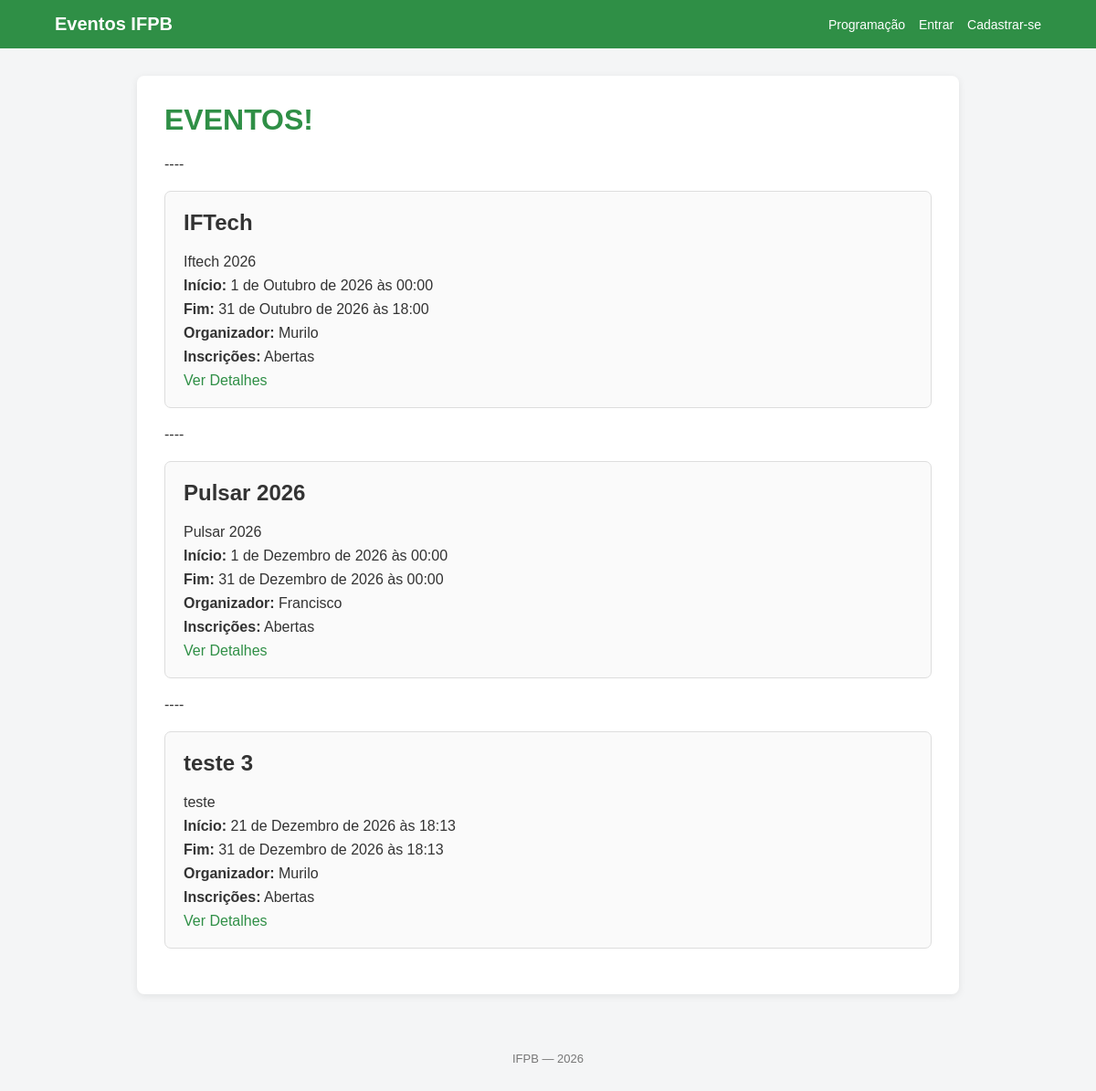
/programacao, run on the app's committed database.
### eventos/models.py (models this page shows, shortened)
class Evento(models.Model):
    nome = models.CharField(max_length=200)
    descricao = models.TextField(blank=True)
    inicio = models.DateTimeField()
    fim = models.DateTimeField()
    inscricoes_abertas = models.BooleanField(default=True)
    organizador = models.ForeignKey(
        settings.AUTH_USER_MODEL,
        on_delete=models.CASCADE,
        related_name="eventos_organizados"
    )

### eventos/views.py (the view)
# urls.py: path('programacao', views.programacao, name='programacao'),
def programacao(request):
    eventos = Evento.objects.all()
    return render(request, 'eventos/programacao.html', {'eventos': eventos})

### eventos/templates/eventos/programacao.html (shortened to what this page needs)
{% extends "base.html" %}
{% block conteudo %}
    <h1>EVENTOS!</h1>
    {% for evento in eventos %}
        <p> ---- </p>
        <article>
            <h2>{{ evento.nome }}</h2>
            <p>{{ evento.descricao }}</p>
            <p>
                <strong>Início:</strong> {{ evento.inicio }}
            </p>
            <p>
                <strong>Fim:</strong> {{ evento.fim }}
            </p>
            <p>
                <strong>Organizador:</strong> {{ evento.organizador }}
            </p>
            <p>
                <strong>Inscrições:</strong>
                {% if evento.inscricoes_abertas %}
                    Abertas
                {% else %}
                    Encerradas
                {% endif %}
            </p>
            <a href="{% url 'eventos:evento' evento.id %}">Ver Detalhes</a>
        </article>
    {%endfor%}
{% endblock %}

### static/css/style.css (style rules this page uses)
* { box-sizing: border-box; }
body { margin: 0; font-family: Arial, sans-serif; background: #f4f5f6; color: #333; }
a { color: #2f8f46; text-decoration: none; }
h1 { margin-top: 0; color: #2f8f46; }
h2, h3, h4 { color: #333; }
article { background: #fafafa; border: 1px solid #ddd; border-radius: 7px; padding: 20px; margin: 20px 0; }
article h2, article h3, article h4 { margin-top: 0; }
article p { margin: 8px 0; }
main > p { margin: 10px 0; }

### data on the page
Evento: nome "IFTech", descricao "Iftech 2026", inicio "1 de Outubro de 2026 às 00:00", fim "31 de Outubro de 2026 às 18:00", organizador "Murilo", inscricoes_abertas "Abertas"
Evento: nome "Pulsar 2026", descricao "Pulsar 2026", inicio "1 de Dezembro de 2026 às 00:00", fim "31 de Dezembro de 2026 às 00:00", organizador "Francisco", inscricoes_abertas "Abertas"
Evento: nome "teste 3", descricao "teste", inicio "21 de Dezembro de 2026 às 18:13", fim "31 de Dezembro de 2026 às 18:13", organizador "Murilo", inscricoes_abertas "Abertas"
